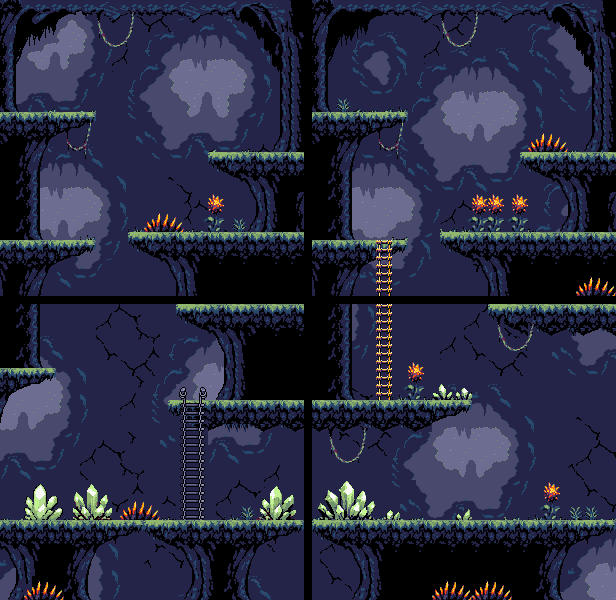

This game map was drawn from its Tiled (.tmx) file and the tilesets committed beside it. A one-line description and the trimmed map source follow:
An orthogonal 77x75 tile map with 8x8 px tiles, 4 tile layers (background, foreground, grass, foreground objects).

<map version="1.10" tiledversion="1.11.0" orientation="orthogonal" renderorder="right-down" width="77" height="75" tilewidth="8" tileheight="8" infinite="0" nextlayerid="5" nextobjectid="1">
 <tileset firstgid="1" source="cave.tiles.tsx" />
 <layer id="2" name="background" width="77" height="75">
  <data>[5775 cells, 5624 non-empty, 112 distinct tile ids]</data>
 </layer>
 <layer id="1" name="foreground" width="77" height="75">
  <data>[5775 cells, 2159 non-empty, 154 distinct tile ids]</data>
 </layer>
 <layer id="4" name="grass" width="77" height="75">
  <data>[5775 cells, 55 non-empty, 18 distinct tile ids]</data>
 </layer>
 <layer id="3" name="foreground objects" width="77" height="75">
  <data>[5775 cells, 516 non-empty, 232 distinct tile ids]</data>
 </layer>
</map>
